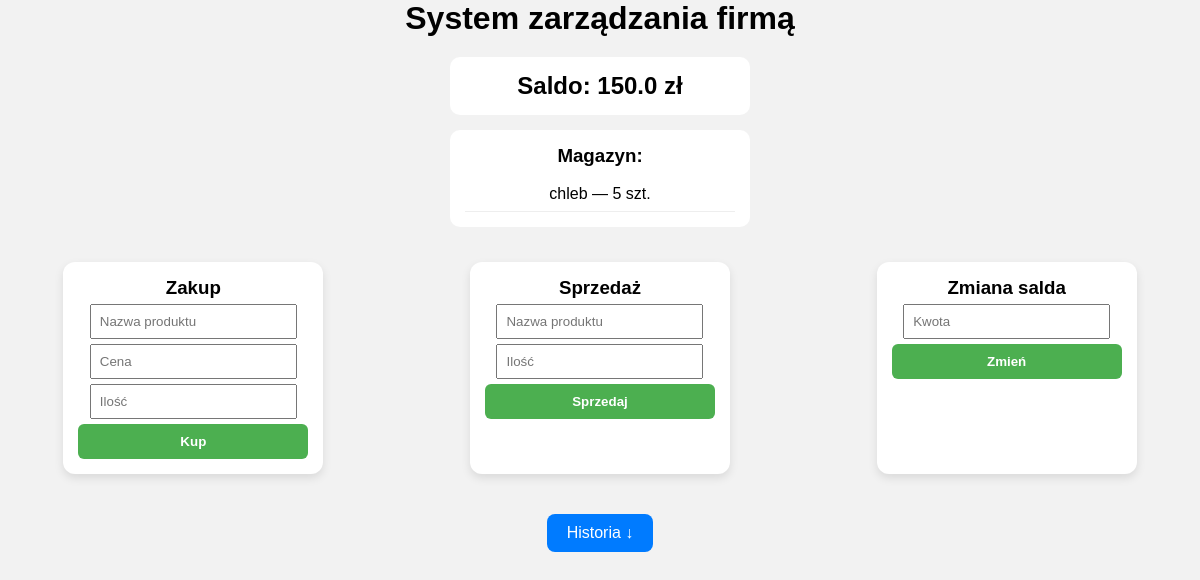
The page / on the database its author committed.
### models.py (models this page shows)
class Saldo(db.Model):
    id = db.Column(db.Integer, primary_key=True)
    value = db.Column(db.Float, nullable=False)

class Produkt(db.Model):
    id = db.Column(db.Integer, primary_key=True)
    name = db.Column(db.String(100), unique=True)
    qty = db.Column(db.Integer)
    price = db.Column(db.Float)

### app.py (the view, shortened to what this page needs)
@app.route("/", methods=["GET", "POST"])
def index():
    saldo = Saldo.query.first()
    if not saldo:
        saldo = Saldo(value=0)
        db.session.add(saldo)
        db.session.commit()
    produkty = Produkt.query.order_by(Produkt.name).all()
    return render_template("index.html", saldo=saldo, produkty=produkty)

### templates/index.html (shortened to what this page needs)
<!DOCTYPE html>
<html lang="pl">
<head>
    <link rel="stylesheet" href="{{ url_for('static', filename='style.css') }}">
</head>
<body>
<h1> System zarządzania firmą</h1>
<div class="panel">
    <h2>Saldo: {{ saldo.value }} zł</h2>
</div>
<div class="panel">
    <h3>Magazyn:</h3>
    {% if produkty %}
        <ul>
            {% for p in produkty %}
                <li>{{ p.name }} — {{ p.qty }} szt.</li>
            {% endfor %}
        </ul>
    {% else %}
        <p>Magazyn jest pusty</p>
    {% endif %}
</div>
<div class="forms">
    <form method="POST">
        <h3>Zakup</h3>
        <input type="text" name="name" placeholder="Nazwa produktu" required>
        <input type="number" step="0.01" name="price" placeholder="Cena" min="0.01" required>
        <input type="number" name="qty" placeholder="Ilość" min="1" required>
        <button type="submit">Kup</button>
    </form>
    <form method="POST">
        <h3>Sprzedaż</h3>
        <input type="text" name="name" placeholder="Nazwa produktu" required>
        <input type="number" name="qty" placeholder="Ilość" min="1" required>
        <button type="submit">Sprzedaj</button>
    </form>
    <form method="POST">
        <h3>Zmiana salda</h3>
        <input type="number" step="0.01" name="value" placeholder="Kwota" min="0.01" required>
        <button type="submit">Zmień</button>
    </form>
</div>
<a href="/historia/" class="btn"> Historia ↓</a>
</body>
</html>

### static/style.css (style rules this page uses)
* { margin: 0; padding: 0; box-sizing: border-box; }
body { font-family: Arial; background: #f2f2f2; text-align: center; }
h1 { margin-bottom: 20px; }
.panel, form { background: white; margin: 15px auto; padding: 15px; width: 300px; border-radius: 10px; }
ul { list-style: none; margin-top: 10px; }
ul li { padding: 8px; border-bottom: 1px solid #eee; }
.forms { display: flex; justify-content: center; gap: 20px; flex-wrap: wrap; margin-top: 20px; }
form { background: white; padding: 15px; border-radius: 12px; width: 260px; box-shadow: 0 4px 10px rgba(0,0,0,0.1); }
input { display: block; margin: 5px auto; padding: 8px; width: 90%; }
button { width: 100%; padding: 10px; border: none; border-radius: 6px; background: #4CAF50; color: white; font-weight: bold; cursor: pointer; transition: 0.2s; }
.btn { display: inline-block; margin-top: 25px; padding: 10px 20px; background: #007BFF; color: white; text-decoration: none; border-radius: 8px; transition: 0.2s; }

### rows shown on the page
Saldo: value "150.0"
Produkt: name "chleb", qty "5"
